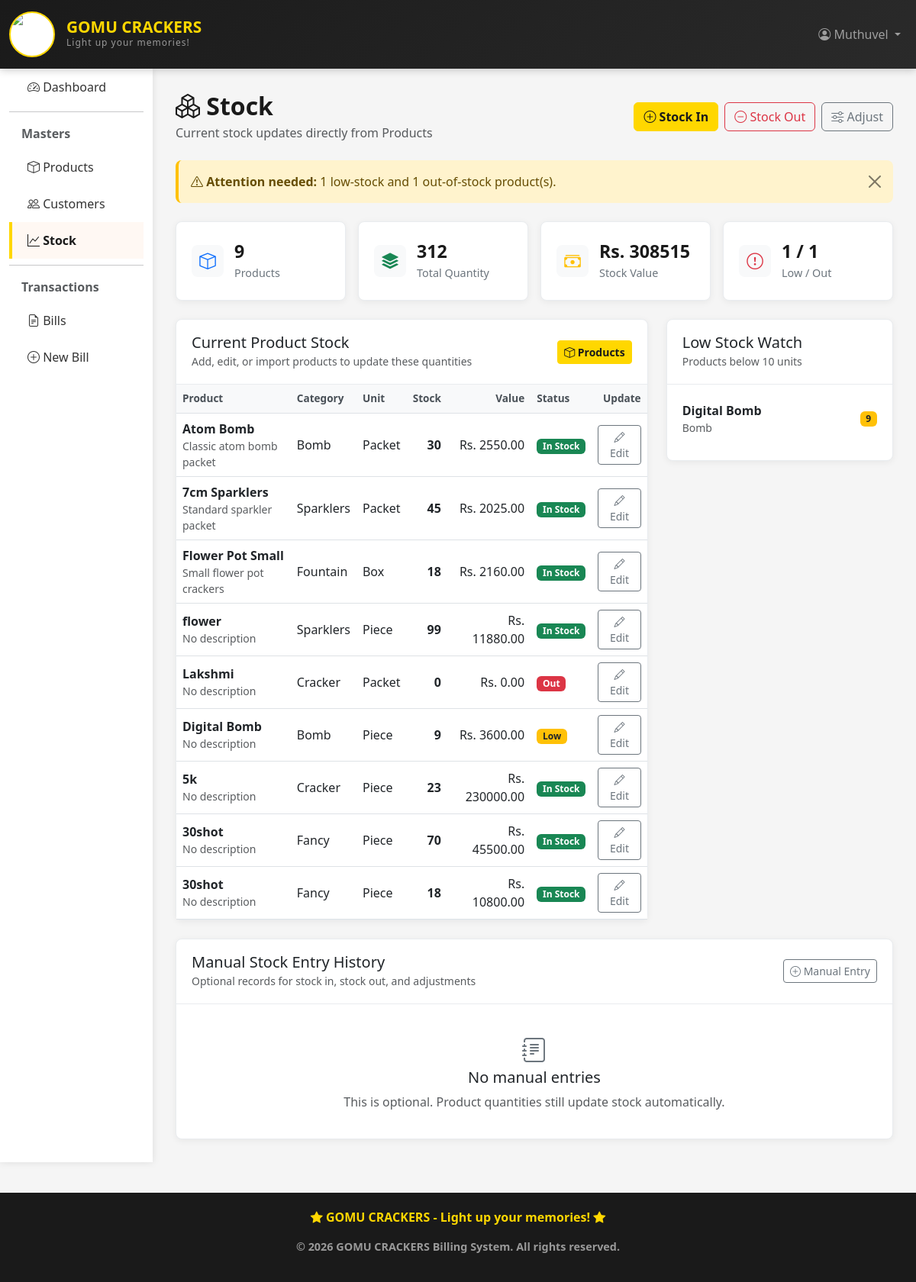
Page /billing/stock/ (signed in) on the committed database.
### billing_app/models.py (models this page shows, shortened)
class Product(models.Model):
    CATEGORY_CHOICES = [
        ('cracker', 'Cracker'),
        ('sparklers', 'Sparklers'),
        ('fancy', 'Fancy'),
        ('bomb', 'Bomb'),
        ('fountain', 'Fountain'),
        ('other', 'Other'),
    ]
    UNIT_CHOICES = [
        ('packet', 'Packet'),
        ('piece', 'Piece'),
        ('box', 'Box'),
        ('case', 'Case'),
    ]
    name = models.CharField(max_length=100)
    category = models.CharField(max_length=20, choices=CATEGORY_CHOICES, default='other')
    unit = models.CharField(max_length=20, choices=UNIT_CHOICES, default='piece', help_text='Unit of measurement')
    price = models.DecimalField(max_digits=10, decimal_places=2)
    quantity = models.IntegerField(default=0)  # Current stock
    description = models.TextField(blank=True, null=True)
    created_at = models.DateTimeField(auto_now_add=True)
    updated_at = models.DateTimeField(auto_now=True)
    class Meta:
        ordering = ['-created_at']

### billing_app/views.py (the view)
# urls.py: path('stock/', views.stock_list, name='stock_list'),
def stock_list(request):
    stocks = Stock.objects.all()
    products = Product.objects.annotate(
        stock_total=models.ExpressionWrapper(
            models.F('price') * models.F('quantity'),
            output_field=models.DecimalField(max_digits=12, decimal_places=2),
        )
    )
    low_stock = products.filter(quantity__gt=0, quantity__lt=10)
    out_of_stock = products.filter(quantity__lte=0)
    total_quantity = products.aggregate(total=models.Sum('quantity'))['total'] or 0
    stock_value = sum(product.price * product.quantity for product in products)
    context = {
        'stocks': stocks,
        'products': products,
        'product_count': products.count(),
        'total_quantity': total_quantity,
        'stock_value': stock_value,
        'low_stock_count': low_stock.count(),
        'out_of_stock_count': out_of_stock.count(),
        'stock_in_count': stocks.filter(movement_type='in').count(),
        'stock_out_count': stocks.filter(movement_type='out').count(),
        'adjustment_count': stocks.filter(movement_type='adjustment').count(),
        'low_stock_products': low_stock[:8],
    }
    return render(request, 'billing/stock_list.html', context)

### billing_app/templates/billing/stock_list.html (shortened to what this page needs)
{% extends 'billing/base.html' %}
{% block content %}
<div class="stock-page">
    <div class="d-flex justify-content-between align-items-center gap-3 mb-4 flex-wrap">
        <div>
            <h1 class="page-title mb-1">
                <i class="bi bi-boxes"></i> Stock
            </h1>
            <div class="text-muted">Current stock updates directly from Products</div>
        </div>
        <div class="d-flex gap-2 flex-wrap">
            <a href="{% url 'stock_create' %}?type=in" class="btn btn-primary">
                <i class="bi bi-plus-circle"></i> Stock In
            </a>
            <a href="{% url 'stock_create' %}?type=out" class="btn btn-outline-danger">
                <i class="bi bi-dash-circle"></i> Stock Out
            </a>
            <a href="{% url 'stock_create' %}?type=adjustment" class="btn btn-outline-secondary">
                <i class="bi bi-sliders"></i> Adjust
            </a>
        </div>
    </div>
    {% if low_stock_count > 0 or out_of_stock_count > 0 %}
    <div class="alert alert-warning alert-dismissible fade show mb-4" role="alert">
        <i class="bi bi-exclamation-triangle"></i>
        <strong>Attention needed:</strong>
        {{ low_stock_count }} low-stock and {{ out_of_stock_count }} out-of-stock product(s).
        <button type="button" class="btn-close" data-bs-dismiss="alert"></button>
    </div>
    {% else %}
    <div class="alert alert-success alert-dismissible fade show mb-4" role="alert">
        <i class="bi bi-check-circle"></i>
        <strong>Stock looks good:</strong> no low-stock or out-of-stock products.
        <button type="button" class="btn-close" data-bs-dismiss="alert"></button>
    </div>
    {% endif %}
    <div class="row g-3 mb-4">
        <div class="col-md-3">
            <div class="stock-metric">
                <div class="metric-icon text-primary"><i class="bi bi-box"></i></div>
                <div>
                    <div class="metric-value">{{ product_count }}</div>
                    <div class="metric-label">Products</div>
                </div>
            </div>
        </div>
        <div class="col-md-3">
            <div class="stock-metric">
                <div class="metric-icon text-success"><i class="bi bi-stack"></i></div>
                <div>
                    <div class="metric-value">{{ total_quantity }}</div>
                    <div class="metric-label">Total Quantity</div>
                </div>
            </div>
        </div>
        <div class="col-md-3">
            <div class="stock-metric">
                <div class="metric-icon text-warning"><i class="bi bi-cash-stack"></i></div>
                <div>
                    <div class="metric-value">Rs. {{ stock_value|floatformat:0 }}</div>
                    <div class="metric-label">Stock Value</div>
                </div>
            </div>
        </div>
        <div class="col-md-3">
            <div class="stock-metric">
                <div class="metric-icon text-danger"><i class="bi bi-exclamation-circle"></i></div>
                <div>
                    <div class="metric-value">{{ low_stock_count }} / {{ out_of_stock_count }}</div>
                    <div class="metric-label">Low / Out</div>
                </div>
            </div>
        </div>
    </div>
    <div class="row g-4">
        <div class="col-lg-8">
            <div class="inventory-card">
                <div class="inventory-card-header">
                    <div>
                        <h5 class="mb-0">Current Product Stock</h5>
                        <small class="text-muted">Add, edit, or import products to update these quantities</small>
                    </div>
                    <a href="{% url 'product_list' %}" class="btn btn-sm btn-primary">
                        <i class="bi bi-box"></i> Products
                    </a>
                </div>
                {% if products %}
                <div class="table-responsive">
                    <table class="table table-hover align-middle mb-0">
                        <thead>
                            <tr>
                                <th>Product</th>
                                <th>Category</th>
                                <th>Unit</th>
                                <th class="text-end">Stock</th>
                                <th class="text-end">Value</th>
                                <th>Status</th>
                                <th class="text-end">Update</th>
                            </tr>
                        </thead>
                        <tbody>
                            {% for product in products %}
                            <tr>
                                <td>
                                    <strong>{{ product.name }}</strong>
                                    <div class="small text-muted">{{ product.description|default:"No description"|truncatewords:6 }}</div>
                                </td>
                                <td>{{ product.get_category_display }}</td>
                                <td>{{ product.get_unit_display }}</td>
                                <td class="text-end fw-bold">{{ product.quantity }}</td>
                                <td class="text-end">Rs. {{ product.stock_total|floatformat:2 }}</td>
                                <td>
                                    {% if product.quantity > 10 %}
                                        <span class="badge bg-success">In Stock</span>
                                    {% elif product.quantity > 0 %}
                                        <span class="badge bg-warning text-dark">Low</span>
                                    {% else %}
                                        <span class="badge bg-danger">Out</span>
                                    {% endif %}
                                </td>
                                <td class="text-end">
                                    <a href="{% url 'product_update' product.id %}" class="btn btn-sm btn-outline-secondary">
                                        <i class="bi bi-pencil"></i> Edit
                                    </a>
                                </td>
                            </tr>
                            {% endfor %}
                        </tbody>
                    </table>
                </div>
                {% endif %}
            </div>
        </div>
        <div class="col-lg-4">
            <div class="inventory-card">
                <div class="inventory-card-header">
                    <div>
                        <h5 class="mb-0">Low Stock Watch</h5>
                        <small class="text-muted">Products below 10 units</small>
                    </div>
                </div>
                {% if low_stock_products %}
                    <div class="watch-list">
                        {% for product in low_stock_products %}
                        <div class="watch-item">
                            <div>
                                <strong>{{ product.name }}</strong>
                                <div class="small text-muted">{{ product.get_category_display }}</div>
                            </div>
                            <span class="badge bg-warning text-dark">{{ product.quantity }}</span>
                        </div>
                        {% endfor %}
                    </div>
                {% else %}
                    <div class="empty-state compact">
                        <i class="bi bi-check-circle"></i>
                        <h5>No low stock items</h5>
                        <p class="text-muted mb-0">Everything is above the warning level.</p>
                    </div>
                {% endif %}
            </div>
        </div>
    </div>
    <div class="inventory-card mt-4">
        <div class="inventory-card-header">
            <div>
                <h5 class="mb-0">Manual Stock Entry History</h5>
                <small class="text-muted">Optional records for stock in, stock out, and adjustments</small>
            </div>
            <a href="{% url 'stock_create' %}" class="btn btn-sm btn-outline-secondary">
                <i class="bi bi-plus-circle"></i> Manual Entry
            </a>
        </div>
        {% if stocks %}
        <div class="table-responsive">
            <table class="table table-hover align-middle mb-0">
                <thead>
                    <tr>
                        <th>Product</th>
                        <th>Type</th>
                        <th class="text-end">Qty</th>
                        <th>Date</th>
                        <th>Reason</th>
                        <th class="text-end">Actions</th>
                    </tr>
                </thead>
                <tbody>
                    {% for stock in stocks %}
                    <tr>
                        <td><strong>{{ stock.product.name }}</strong></td>
                        <td>
                            {% if stock.movement_type == 'in' %}
                                <span class="badge bg-success">Stock In</span>
                            {% elif stock.movement_type == 'out' %}
                                <span class="badge bg-danger">Stock Out</span>
                            {% else %}
                                <span class="badge bg-secondary">Adjustment</span>
                            {% endif %}
                        </td>
                        <td class="text-end fw-bold">{{ stock.quantity }}</td>
                        <td><span class="text-muted">{{ stock.created_at|date:"d-m-Y H:i" }}</span></td>
                        <td>{{ stock.reason|default:"-" }}</td>
                        <td class="text-end">
                            <a href="{% url 'stock_update' stock.id %}" class="btn btn-sm btn-outline-secondary">
                                <i class="bi bi-pencil"></i>
                            </a>
                            <a href="{% url 'stock_delete' stock.id %}" class="btn btn-sm btn-outline-danger">
                                <i class="bi bi-trash"></i>
                            </a>
                        </td>
                    </tr>
                    {% endfor %}
                </tbody>
            </table>
        </div>
        {% else %}
        <div class="empty-state compact">
            <i class="bi bi-journal-text"></i>
            <h5>No manual entries</h5>
            <p class="text-muted mb-0">This is optional. Product quantities still update stock automatically.</p>
        </div>
        {% endif %}
    </div>
</div>
{% endblock %}

### billing_app/templates/billing/base.html (shortened to what this page needs)
<!DOCTYPE html>
<html lang="en">
<head>
    <link href="https://cdn.jsdelivr.net/npm/bootstrap@5.3.0/dist/css/bootstrap.min.css" rel="stylesheet">
    <link rel="stylesheet" href="https://cdn.jsdelivr.net/npm/bootstrap-icons@1.11.0/font/bootstrap-icons.css">
</head>
<body>
    <nav class="navbar navbar-expand-lg navbar-dark">
        <div class="container-fluid">
            <a class="navbar-brand" href="{% url 'dashboard' %}">
                <div class="logo-container">
                    <img src="https://i.ibb.co/TMwkDcp6/gomu1.jpg" alt="GOMU CRACKERS Logo" class="logo-img">
                </div>
                <div class="brand-text">
                    <span class="main-title">GOMU CRACKERS</span>
                    <span class="sub-title">Light up your memories!</span>
                </div>
            </a>
            <div class="collapse navbar-collapse" id="navbarNav">
                <ul class="navbar-nav ms-auto">
                    <li class="nav-item dropdown">
                        <a class="nav-link dropdown-toggle" href="#" id="userDropdown" role="button" data-bs-toggle="dropdown">
                            <i class="bi bi-person-circle"></i> {% if user.is_authenticated %}{{ user.username }}{% else %}Guest{% endif %}
                        </a>
                    </li>
                </ul>
            </div>
        </div>
    </nav>
    <div class="container-fluid">
        <div class="row">
            <nav class="col-md-2 sidebar">
                <div class="d-flex flex-column">
                    <a href="{% url 'dashboard' %}" class="nav-link {% if request.resolver_match.url_name == 'dashboard' %}active{% endif %}">
                        <i class="bi bi-speedometer2"></i> Dashboard
                    </a>
                    <hr class="my-2">
                    <div class="fw-bold text-muted px-3 mt-2 mb-2">Masters</div>
                    <a href="{% url 'product_list' %}" class="nav-link {% if 'product' in request.resolver_match.url_name %}active{% endif %}">
                        <i class="bi bi-box"></i> Products
                    </a>
                    <a href="{% url 'customer_list' %}" class="nav-link {% if 'customer' in request.resolver_match.url_name %}active{% endif %}">
                        <i class="bi bi-people"></i> Customers
                    </a>
                    <a href="{% url 'stock_list' %}" class="nav-link {% if 'stock' in request.resolver_match.url_name %}active{% endif %}">
                        <i class="bi bi-graph-up"></i> Stock
                    </a>
                    <hr class="my-2">
                    <div class="fw-bold text-muted px-3 mt-2 mb-2">Transactions</div>
                    <a href="{% url 'bill_list' %}" class="nav-link {% if 'bill' in request.resolver_match.url_name %}active{% endif %}">
                        <i class="bi bi-file-earmark-text"></i> Bills
                    </a>
                    <a href="{% url 'bill_create' %}" class="nav-link">
                        <i class="bi bi-plus-circle"></i> New Bill
                    </a>
                </div>
            </nav>
            <main class="col-md-10 main-content">
                {% block content %}{% endblock %}
            </main>
        </div>
    </div>
    <footer class="footer">
        <p><i class="bi bi-star-fill"></i> GOMU CRACKERS - Light up your memories! <i class="bi bi-star-fill"></i></p>
        <p style="font-size: 0.9rem; color: #999; margin-top: 10px;">&copy; 2026 GOMU CRACKERS Billing System. All rights reserved.</p>
    </footer>
</body>
</html>

### rows in the picture
Product: name "Atom Bomb", description "Classic atom bomb packet", category "Bomb", unit "Packet", quantity "30", stock_total "2550.00", shows "In Stock"
Product: name "7cm Sparklers", description "Standard sparkler packet", category "Sparklers", unit "Packet", quantity "45", stock_total "2025.00", shows "In Stock"
Product: name "Flower Pot Small", description "Small flower pot crackers", category "Fountain", unit "Box", quantity "18", stock_total "2160.00", shows "In Stock"
Product: name "flower", description "No description", category "Sparklers", unit "Piece", quantity "99", stock_total "11880.00", shows "In Stock"
Product: name "Lakshmi", description "No description", category "Cracker", unit "Packet", quantity "0", stock_total "0.00", shows "Out"
Product: name "Digital Bomb", description "No description", category "Bomb", unit "Piece", quantity "9", stock_total "3600.00", shows "Low"
Product: name "5k", description "No description", category "Cracker", unit "Piece", quantity "23", stock_total "230000.00", shows "In Stock"
Product: name "30shot", description "No description", category "Fancy", unit "Piece", quantity "70", stock_total "45500.00", shows "In Stock"
Product: name "30shot", description "No description", category "Fancy", unit "Piece", quantity "18", stock_total "10800.00", shows "In Stock"

### other values in the picture
{{ user.username }} "Muthuvel"
{{ low_stock_count }} "1"
{{ out_of_stock_count }} "1"
{{ product_count }} "9"
{{ total_quantity }} "312"
{{ stock_value|floatformat:0 }} "308515"
